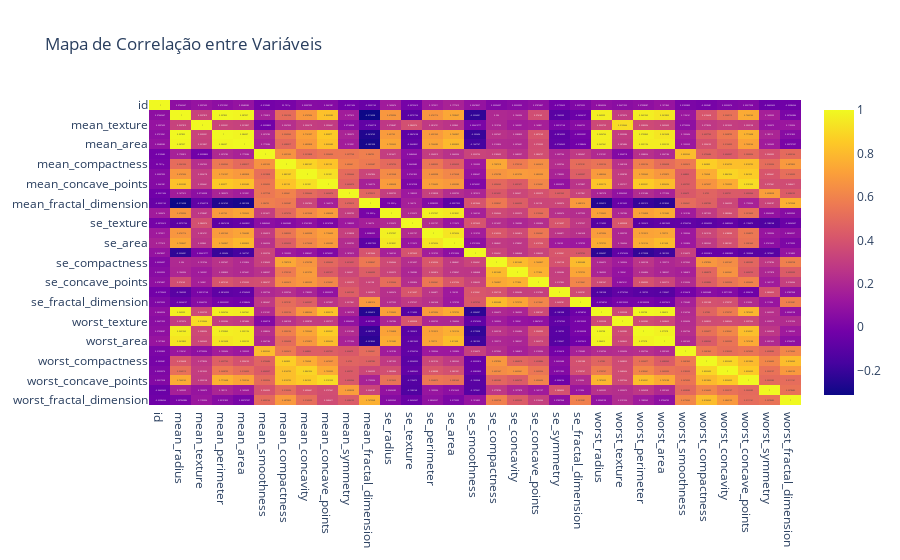

Here is the notebook cell this chart was saved with:
### Markdown cell above
- Através das estatísticas descritivas [df.describe()], confirmamos uma grande amplitude numérica nos dados: 
  - enquanto a área média (mean_area) varia de 143 a 2501, métricas como simetria apresentam apenas frações decimais. 

- Essa disparidade reforça que o escalonamento (scaling) será vital para equalizar a influência de todas as variáveis no modelo, garantindo que grandezas maiores não mascarem indicadores clínicos sutis, porém importantes.

### Code cell
# Calcula a matriz de correlação de Pearson entre todas as variáveis numéricas, removendo a coluna 'diagnosis' para focar apenas nas características clínicas
corr = df.drop(columns=["diagnosis"]).corr()

# Cria uma visualização interativa de mapa de calor (heatmap) para identificar visualmente a força da relação entre os pares de variáveis
fig = px.imshow(
    # Utiliza a matriz de correlação calculada como fonte de dados
    corr,
    
    # Ajusta automaticamente a proporção das células para preencher o espaço do gráfico
    aspect="auto",      
    
    # Exibe os valores numéricos de correlação dentro de cada célula para facilitar a análise precisa
    text_auto=True,     
    
    # Define o título da análise de dependência estatística
    title="Mapa de Correlação entre Variáveis" 
)

# Exibe o gráfico, permitindo que o analista identifique variáveis altamente correlacionadas que podem ser redundantes
fig.show()

### Figure 1 — Plotly figure (JSON) as saved in the notebook; plotly's stock layout.template omitted (floating-point values rounded to 4 significant figures; data arrays with more than 128 entries replaced by an {"elided": "..."} marker saying what was removed)
{"data": [{"coloraxis": "coloraxis", "hovertemplate": "x: %{x}<br>y: %{y}<br>color: %{z}<extra></extra>", "name": "0", "texttemplate": "%{z}", "type": "heatmap", "x": ["id", "mean_radius", "mean_texture", "mean_perimeter", "mean_area", "mean_smoothness", "mean_compactness", "mean_concavity", "mean_concave_points", "mean_symmetry", "mean_fractal_dimension", "se_radius", "se_texture", "se_perimeter", "se_area", "se_smoothness", "se_compactness", "se_concavity", "se_concave_points", "se_symmetry", "se_fractal_dimension", "worst_radius", "worst_texture", "worst_perimeter", "worst_area", "worst_smoothness", "worst_compactness", "worst_concavity", "worst_concave_points", "worst_symmetry", "worst_fractal_dimension"], "xaxis": "x", "y": ["id", "mean_radius", "mean_texture", "mean_perimeter", "mean_area", "mean_smoothness", "mean_compactness", "mean_concavity", "mean_concave_points", "mean_symmetry", "mean_fractal_dimension", "se_radius", "se_texture", "se_perimeter", "se_area", "se_smoothness", "se_compactness", "se_concavity", "se_concave_points", "se_symmetry", "se_fractal_dimension", "worst_radius", "worst_texture", "worst_perimeter", "worst_area", "worst_smoothness", "worst_compactness", "worst_concavity", "worst_concave_points", "worst_symmetry", "worst_fractal_dimension"], "yaxis": "y", "z": {"elided": "31x31 float values"}}], "layout": {"coloraxis": {"colorscale": [[0, "#0d0887"], [0.1111, "#46039f"], [0.2222, "#7201a8"], [0.3333, "#9c179e"], [0.4444, "#bd3786"], [0.5556, "#d8576b"], [0.6667, "#ed7953"], [0.7778, "#fb9f3a"], [0.8889, "#fdca26"], [1, "#f0f921"]]}, "title": {"text": "Mapa de Correlação entre Variáveis"}, "xaxis": {"anchor": "y", "domain": [0, 1]}, "yaxis": {"anchor": "x", "autorange": "reversed", "domain": [0, 1]}}}
